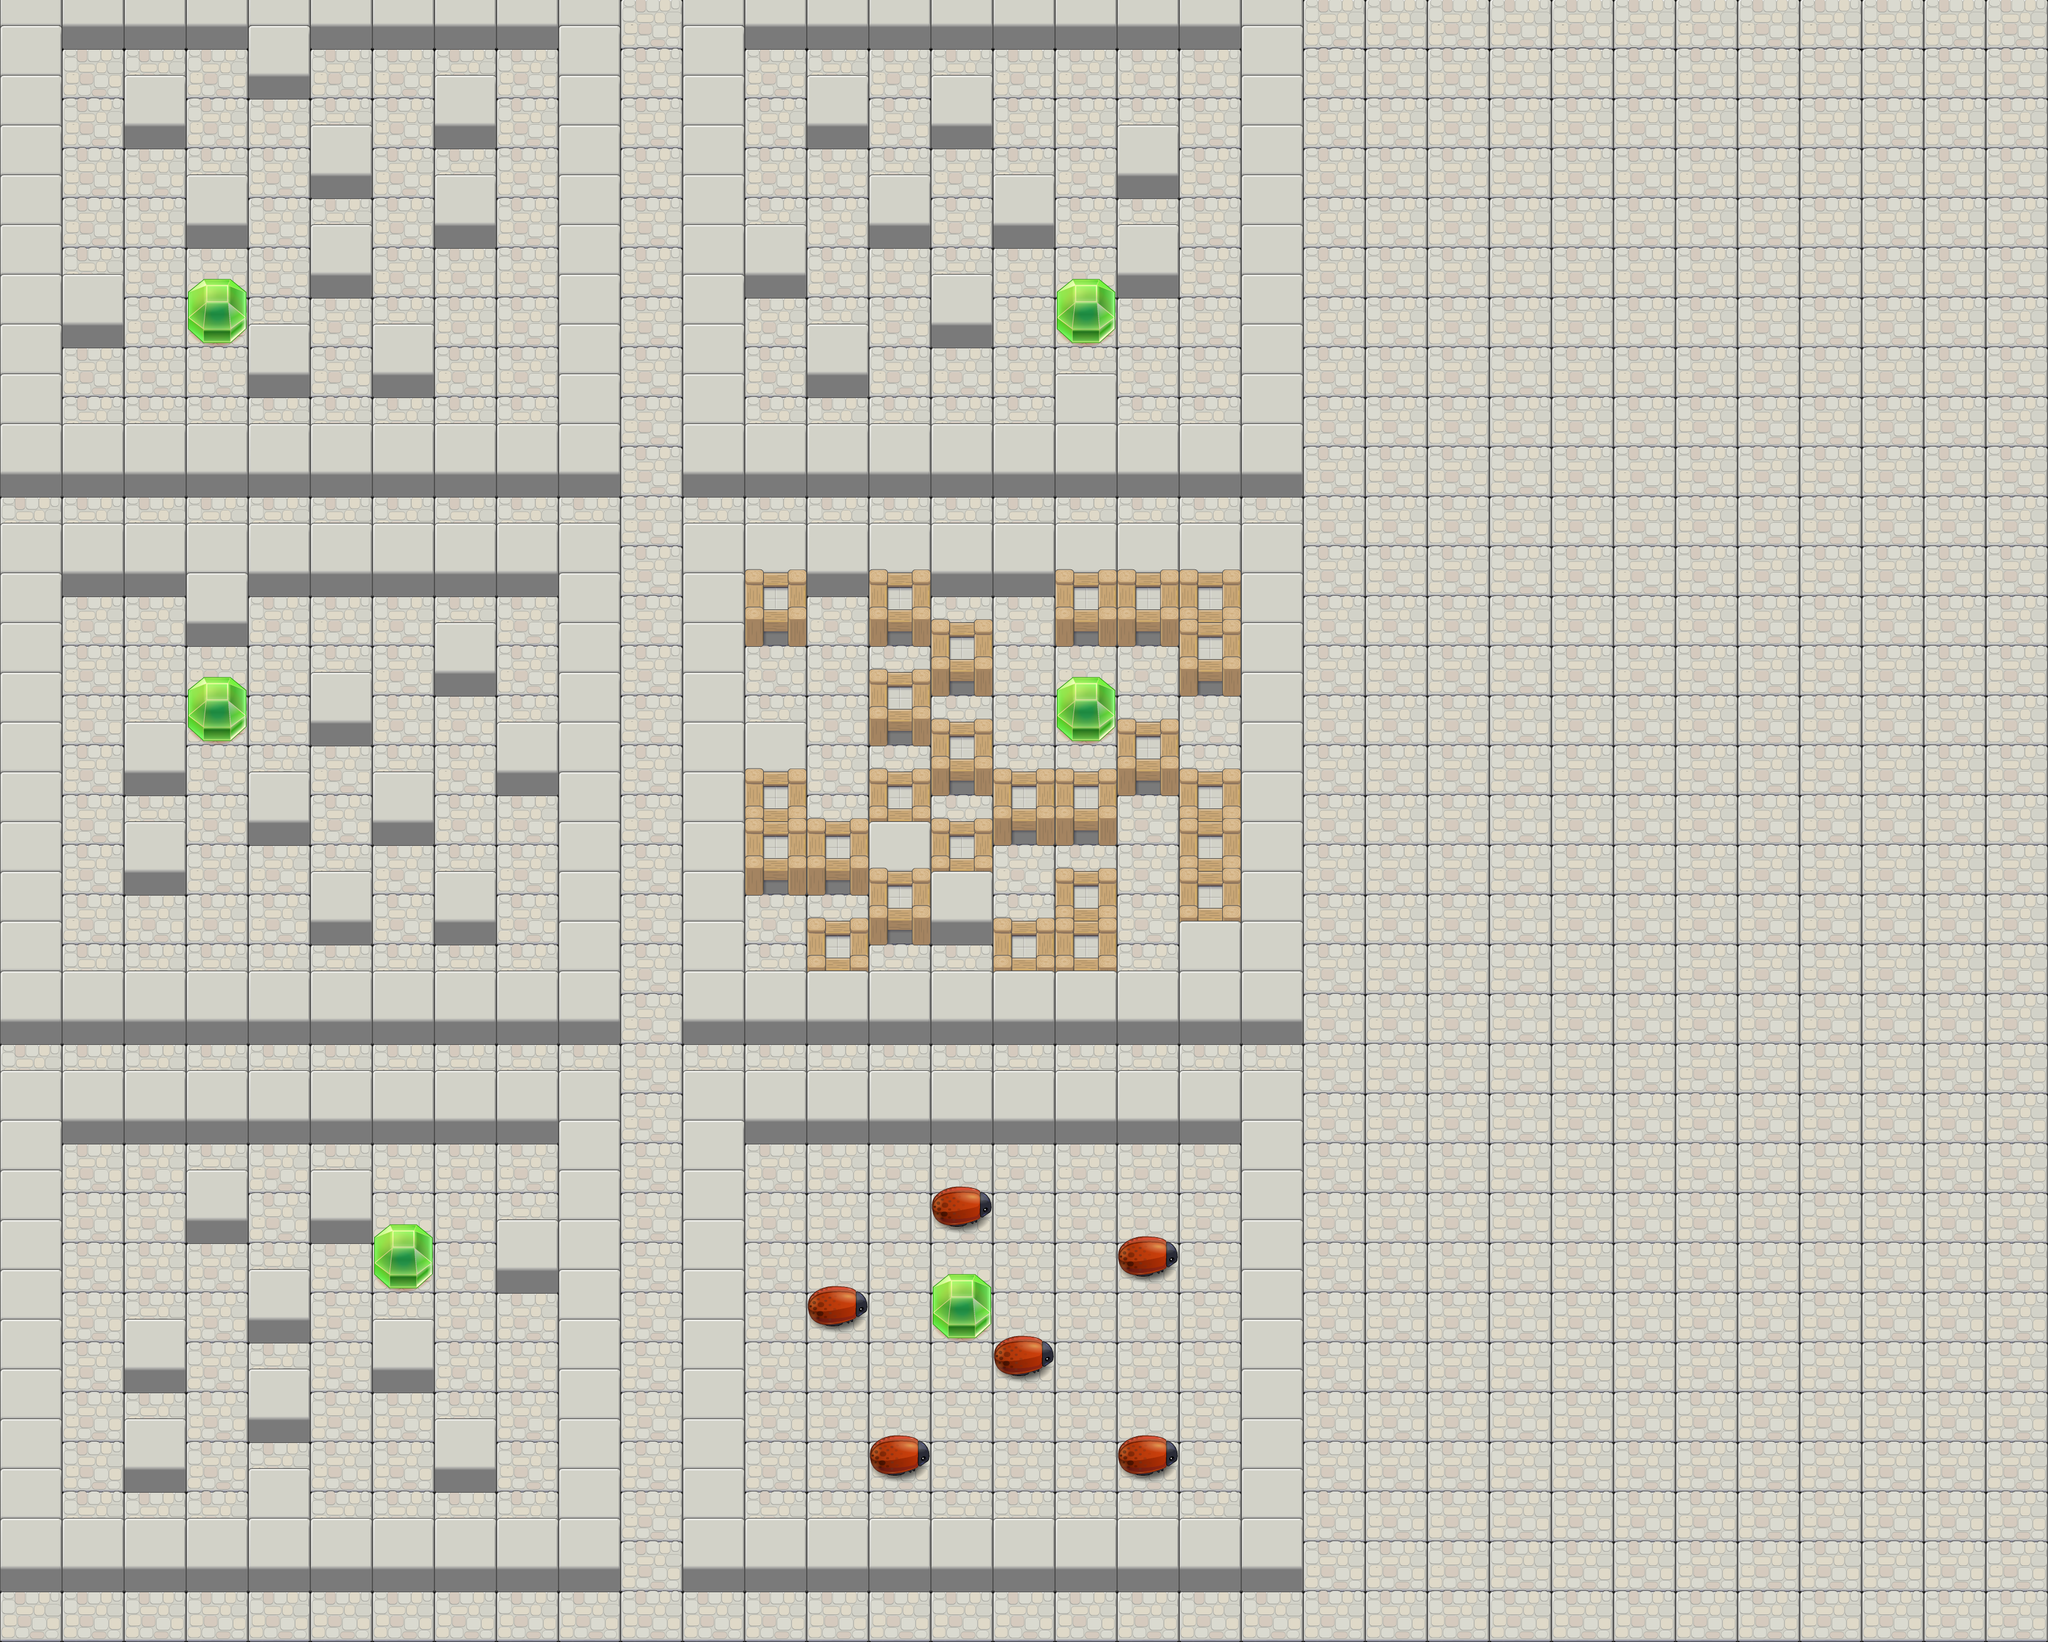

A level layout from a 2D game, rendered from its tile map. Below: a short description, then the map file with tile-grid data replaced by summaries:
An orthogonal 33x33 tile map with 101x81 px tiles, 4 tile layers (floor, obstacles, items, portals) and 314 objects (3x 1, 2x 2, 2x 4, 2x 6, 2x 5, ...).

<map version="1.0" orientation="orthogonal" width="33" height="33" tilewidth="101" tileheight="81">
  <tileset firstgid="1" source="tileset.tsx" />
  <layer name="floor" width="33" height="33">
    <properties>
      <property name="cc_vertexz" value="-40" />
    </properties>
    <data>[1089 cells, 1089 non-empty, 1 distinct tile ids]</data>
  </layer>
  <layer name="obstacles" width="33" height="33">
    <properties>
      <property name="cc_vertexz" value="automatic" />
      <property name="cc_alpha_func" value="0.5" />
    </properties>
    <data>[1089 cells, 285 non-empty, 2 distinct tile ids]</data>
  </layer>
  <layer name="items" width="33" height="33">
    <properties>
      <property name="cc_vertexz" value="automatic" />
      <property name="cc_alpha_func" value="0.5" />
    </properties>
    <data>[1089 cells, 6 non-empty, 1 distinct tile ids]</data>
  </layer>
  <layer name="portals" width="33" height="33">
    <properties>
      <property name="cc_vertexz" value="automatic" />
      <property name="cc_alpha_func" value="0.5" />
    </properties>
    <data>[1089 cells, 6 non-empty, 1 distinct tile ids]</data>
  </layer>
  <objectgroup name="colliders" width="33" height="33">
    <object name="" x="0" y="0" width="101" height="40" />
    <object name="" x="101" y="0" width="101" height="40" />
    <object name="" x="202" y="0" width="101" height="40" />
    <object name="" x="303" y="0" width="101" height="40" />
    <object name="" x="404" y="0" width="101" height="40" />
    <object name="" x="505" y="0" width="101" height="40" />
    <object name="" x="606" y="0" width="101" height="40" />
    <object name="" x="707" y="0" width="101" height="40" />
    <object name="" x="808" y="0" width="101" height="40" />
    <object name="" x="909" y="0" width="101" height="40" />
    <object name="" x="1111" y="0" width="101" height="40" />
    <object name="" x="1212" y="0" width="101" height="40" />
    <object name="" x="1313" y="0" width="101" height="40" />
    <object name="" x="1414" y="0" width="101" height="40" />
    <object name="" x="1515" y="0" width="101" height="40" />
    <object name="" x="1616" y="0" width="101" height="40" />
    <object name="" x="1717" y="0" width="101" height="40" />
    <object name="" x="1818" y="0" width="101" height="40" />
    <object name="" x="1919" y="0" width="101" height="40" />
    <object name="" x="2020" y="0" width="101" height="40" />
    <object name="" x="0" y="81" width="101" height="40" />
    <object name="" x="404" y="81" width="101" height="40" />
    <object name="" x="909" y="81" width="101" height="40" />
    <object name="" x="1111" y="81" width="101" height="40" />
    <object name="" x="2020" y="81" width="101" height="40" />
    <object name="" x="0" y="162" width="101" height="40" />
    <object name="" x="202" y="162" width="101" height="40" />
    <object name="" x="707" y="162" width="101" height="40" />
    <object name="" x="909" y="162" width="101" height="40" />
    <object name="" x="1111" y="162" width="101" height="40" />
    <object name="" x="1313" y="162" width="101" height="40" />
    <object name="" x="1515" y="162" width="101" height="40" />
    <object name="" x="2020" y="162" width="101" height="40" />
    <object name="" x="0" y="243" width="101" height="40" />
    <object name="" x="505" y="243" width="101" height="40" />
    <object name="" x="909" y="243" width="101" height="40" />
    <object name="" x="1111" y="243" width="101" height="40" />
    <object name="" x="1818" y="243" width="101" height="40" />
    <object name="" x="2020" y="243" width="101" height="40" />
    <object name="" x="0" y="324" width="101" height="40" />
    <object name="" x="303" y="324" width="101" height="40" />
    <object name="" x="707" y="324" width="101" height="40" />
    <object name="" x="909" y="324" width="101" height="40" />
    <object name="" x="1111" y="324" width="101" height="40" />
    <object name="" x="1414" y="324" width="101" height="40" />
    <object name="" x="1616" y="324" width="101" height="40" />
    <object name="" x="2020" y="324" width="101" height="40" />
    <object name="" x="0" y="405" width="101" height="40" />
    <object name="" x="505" y="405" width="101" height="40" />
    <object name="" x="909" y="405" width="101" height="40" />
    <object name="" x="1111" y="405" width="101" height="40" />
    <object name="" x="1212" y="405" width="101" height="40" />
    <object name="" x="1818" y="405" width="101" height="40" />
    <object name="" x="2020" y="405" width="101" height="40" />
    <object name="" x="0" y="486" width="101" height="40" />
    <object name="" x="101" y="486" width="101" height="40" />
    <object name="" x="909" y="486" width="101" height="40" />
    <object name="" x="1111" y="486" width="101" height="40" />
    <object name="" x="1515" y="486" width="101" height="40" />
    <object name="" x="2020" y="486" width="101" height="40" />
    <object name="" x="0" y="567" width="101" height="40" />
    <object name="" x="404" y="567" width="101" height="40" />
    <object name="" x="606" y="567" width="101" height="40" />
    <object name="" x="909" y="567" width="101" height="40" />
    <object name="" x="1111" y="567" width="101" height="40" />
    <object name="" x="1313" y="567" width="101" height="40" />
    <object name="" x="2020" y="567" width="101" height="40" />
    <object name="" x="0" y="648" width="101" height="40" />
    <object name="" x="909" y="648" width="101" height="40" />
    <object name="" x="1111" y="648" width="101" height="40" />
    <object name="" x="1717" y="648" width="101" height="40" />
    <object name="" x="2020" y="648" width="101" height="40" />
    <object name="" x="0" y="729" width="101" height="40" />
    <object name="" x="101" y="729" width="101" height="40" />
    <object name="" x="202" y="729" width="101" height="40" />
    <object name="" x="303" y="729" width="101" height="40" />
    <object name="" x="404" y="729" width="101" height="40" />
    <object name="" x="505" y="729" width="101" height="40" />
    <object name="" x="606" y="729" width="101" height="40" />
    <object name="" x="707" y="729" width="101" height="40" />
    <object name="" x="808" y="729" width="101" height="40" />
    <object name="" x="909" y="729" width="101" height="40" />
    <object name="" x="1111" y="729" width="101" height="40" />
    <object name="" x="1212" y="729" width="101" height="40" />
    <object name="" x="1313" y="729" width="101" height="40" />
    <object name="" x="1414" y="729" width="101" height="40" />
    <object name="" x="1515" y="729" width="101" height="40" />
    <object name="" x="1616" y="729" width="101" height="40" />
    <object name="" x="1717" y="729" width="101" height="40" />
    <object name="" x="1818" y="729" width="101" height="40" />
    <object name="" x="1919" y="729" width="101" height="40" />
    <object name="" x="2020" y="729" width="101" height="40" />
    <object name="" x="0" y="891" width="101" height="40" />
    <object name="" x="101" y="891" width="101" height="40" />
    <object name="" x="202" y="891" width="101" height="40" />
    <object name="" x="303" y="891" width="101" height="40" />
    <object name="" x="404" y="891" width="101" height="40" />
    <object name="" x="505" y="891" width="101" height="40" />
    <object name="" x="606" y="891" width="101" height="40" />
    </objectgroup>
  <objectgroup name="portals" width="33" height="33">
    <!-- 24 objects omitted --></objectgroup>
  <objectgroup name="portal_exits" width="33" height="33">
    <!-- 5 objects omitted --></objectgroup>
</map>
<!-- 215 of 314 objects omitted -->
